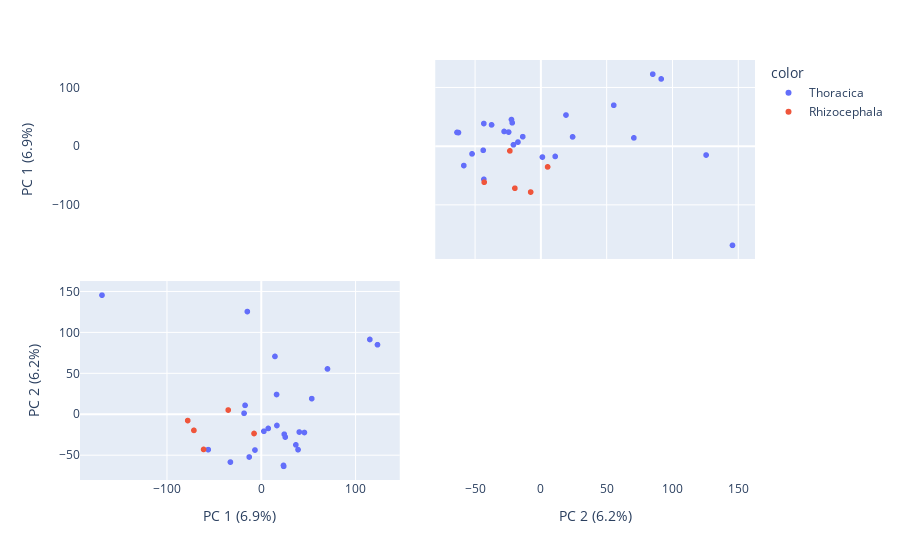

The notebook cell saved with this chart:
### Code cell
import plotly.express as px


fig = px.scatter_matrix(
    components,
    labels=labels,
    dimensions=range(2),
    color=viromeDF_relative_clr["infraclass"]
)
fig.update_traces(diagonal_visible=False)
fig.show()

### Figure 1 — Plotly figure (JSON) as saved in the notebook; plotly's stock layout.template omitted (floating-point values rounded to 4 significant figures)
{"data": [{"diagonal": {"visible": false}, "dimensions": [{"axis": {"matches": true}, "label": "PC 1 (6.9%)", "values": [7.53, -12.65, -18.12, -56.15, -32.63, -6.541, -14.65, 25.59, 115.4, 123.5, 70.42, 2.885, 16.37, 39.16, 53.71, 24.53, -168.9, 16.71, 23.71, 23.94, 45.93, 36.85, 40.46, 14.67, -17.06]}, {"axis": {"matches": true}, "label": "PC 2 (6.2%)", "values": [-17.17, -52.1, 1.42, -43.1, -58.35, -43.6, 125.9, -27.72, 91.74, 85.33, 55.68, -20.59, 24.38, -43.12, 19.35, -24.28, 146.0, -13.54, -62.41, -63.54, -22.12, -37.26, -21.54, 70.98, 11.12]}], "hovertemplate": "color=Thoracica<br>%{xaxis.title.text}=%{x}<br>%{yaxis.title.text}=%{y}<extra></extra>", "legendgroup": "Thoracica", "marker": {"color": "#636efa", "symbol": "circle"}, "name": "Thoracica", "showlegend": true, "type": "splom"}, {"diagonal": {"visible": false}, "dimensions": [{"axis": {"matches": true}, "label": "PC 1 (6.9%)", "values": [-7.55, -61.08, -77.91, -34.95, -71.37]}, {"axis": {"matches": true}, "label": "PC 2 (6.2%)", "values": [-23.33, -42.87, -7.525, 5.375, -19.52]}], "hovertemplate": "color=Rhizocephala<br>%{xaxis.title.text}=%{x}<br>%{yaxis.title.text}=%{y}<extra></extra>", "legendgroup": "Rhizocephala", "marker": {"color": "#EF553B", "symbol": "circle"}, "name": "Rhizocephala", "showlegend": true, "type": "splom"}], "layout": {"dragmode": "select", "legend": {"title": {"text": "color"}, "tracegroupgap": 0}, "margin": {"t": 60}}}
